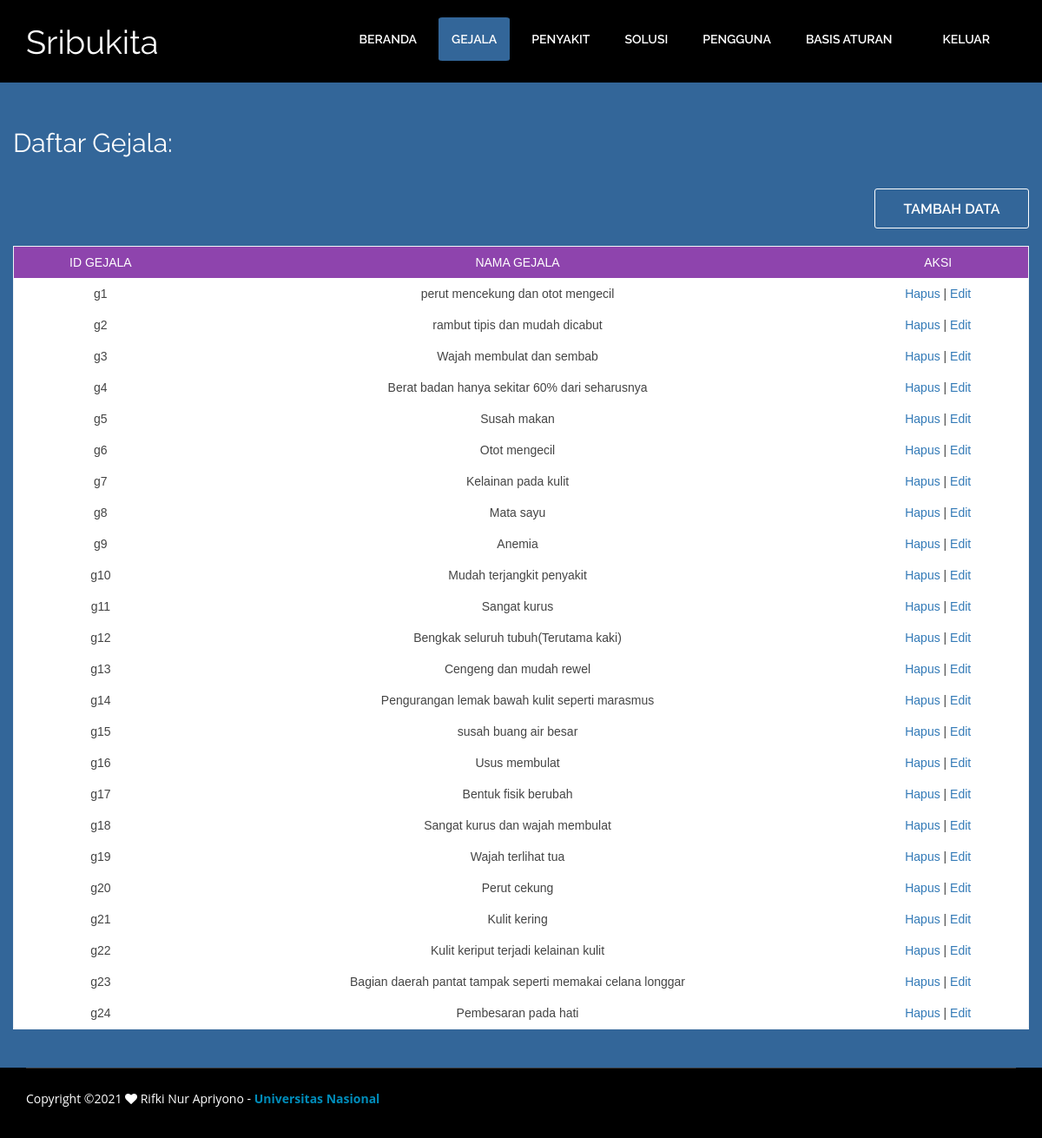
/admin/gejala.php (signed in), run on the app's committed database.
### tables this page shows
CREATE TABLE `daftar_gejala` (
  `id_gejala` varchar(10) DEFAULT NULL,
  `gejala` varchar(150) DEFAULT NULL
);

### admin/gejala.php (the view, shortened to what this page needs)
<!doctype html>
<?php include_once '../config.php'; ?>
<html style="background:#000;">
<head>
    <link href="../css/bootstrap.min.css" rel="stylesheet" type="text/css">
    <link href="../css/style.css" rel="stylesheet" type="text/css">
    <link href="../css/table.css" rel="stylesheet" type="text/css">
    <link href="../css/font-awesome.css" rel="stylesheet" type="text/css">
    <link href="../css/animate.css" rel="stylesheet" type="text/css">
</head>
<body>
<header id="header_wrapper">
<div class="container">
<div class="header_box">
    <div class="logo">
    <h2 class="ff">Sribukita</h2></div>
<nav class="navbar navbar-inverse" role="navigation">
<div id="main-nav" class="collapse navbar-collapse navStyle">
    <ul class="nav navbar-nav" id="mainNav">
        <li><a href="index.php">Beranda</a></li>
        <li class="active"><a href="#">Gejala</a></li>
        <li><a href="penyakit.php">Penyakit</a></li>
        <li><a href="solusi.php">Solusi</a></li>
        <li><a href="pengguna.php">Pengguna</a></li>
        <li><a href="basis_aturan.php">Basis Aturan</a></li>
        <li><a href="../keluar.php">Keluar</a></li>
    </ul>
</div>
</nav>
</div>
</div>
</header>
<section id="beranda" class="top_cont_outer">
<div class="hero_wrapper">
<div class="container">
<div class="beranda">
<div class="row">
<div>
<div class="top_left_cont zoomIn wow animated">
    <h2>Daftar Gejala:</h2>
    <div align="right"><a href="g_tambah.php" class="read_more2">TAMBAH DATA</a></div>
    <br>
		<?php
        $sql = 'SELECT * FROM daftar_gejala';
        $query = mysqli_query($con, $sql);
        echo '<table class="table1">
		<thead>
			<tr>
				<th>ID GEJALA</th>
				<th>NAMA GEJALA</th>
				<th>AKSI</th>
			</tr>
		</thead>
		<tbody>';
        while ($row = mysqli_fetch_array($query)){
        echo '<tr>
			<td>'.$row['id_gejala'].'</td>
			<td>'.$row['gejala'].'</td>
			<td>
            <a href="g_hapus.php?id_gejala='.$row['id_gejala'].'">Hapus</a> |
            <a href="g_edit.php?id_gejala='.$row['id_gejala'].'">Edit</a>
            </td>
		</tr>';
        }
        echo '
        </tbody>
        </table>';
        ?>
</div>
</div>
</div>
</div>
</div>
</div>
</section>
<footer class="footer_wrapper" id="contact_periksa">
<div class="container">
<div class="footer_bottom">
    Copyright ©<?php echo date("Y"); ?> <i class="fa fa-heart pulse"></i> Rifki Nur Apriyono - <b><a style="color: #008cba" href="https://www.unas.ac.id/" target="_blank">Universitas Nasional</a></b>
</div>
</div>
</footer>
</body>
</html>

### css/style.css (style rules this page uses)
ul { list-style: none; }
a, a:hover, a:active { outline: 0px !important; }
body { font-family: 'Open Sans', sans-serif; font-size: 14px; font-weight: normal; color: #fff; margin: 0; }
h2 { font-size: 38px; color: #000000; font-family: 'Raleway', sans-serif; font-weight: normal; margin: 0px 0 25px 0; text-align: center; }
#header_wrapper { background: #000; padding: 20px 0px 0px 0px; }
.header_box { position: relative; }
.logo { float: left; margin-top: 8px; position: relative; z-index: 2; }
.navbar-inverse { background-color: transparent; border-color: transparent; }
.navbar { border: 0px solid #fff; min-height: 40px; margin-bottom: 0px; }
.navbar-inverse .navbar-nav > li > a { color: #FFF; }
.navStyle { float: right; }
.navStyle ul { list-style: none; padding: 0px; }
.navStyle ul li { display: inline-block; margin: 0 5px; }
.navStyle ul li:first-child { ; }
.navStyle ul li:last-child { margin: 0 0 0 23px; }
.navStyle ul li a { display: block; font-size: 14px; color: #000000; font-family: 'Raleway', sans-serif; text-decoration: none; text-transform: uppercase; font-weight: 600; transition: all 0.2s ease-in-out; -moz-transition: all 0.2s ease-in-out; -webkit-transition: all 0.2s ease-in-out; }
.navbar-inverse .navbar-nav > .active > a, .navbar-inverse .navbar-nav > .active > a:hover, .navbar-inverse .navbar-nav > .active > a:focus { color: #fff; background-color: #336699; border-radius:5%; }
.top_cont_outer { background: #336699; position: relative; }
.beranda { position: relative; }
.top_left_cont { padding: 44px 0; }
.top_left_cont h2 { font-size: 30px; color: #FFF; line-height: 52px; margin: 0 0 26px 0; font-family: 'Raleway', sans-serif; text-align: justify; }
a.read_more2 { font-family: 'Raleway', sans-serif; display: block; font-size: 16px; width: 178px; height: 46px; line-height: 46px; border-radius: 3px; text-align: center; text-transform: uppercase; font-weight: 600; transition: all 0.2s ease-in-out; -moz-transition: all 0.2s ease-in-out; -webkit-transition: all 0.2s ease-in-out; background: transparent; color: #fff; border: 1px solid #fff; }
.footer_wrapper { background: #000000; }
.footer_bottom { border-top: 1px solid #3C3A3A; padding: 25px 0; }
#contact_periksa { padding: 0px 0 10px; }

### css/table.css (style rules this page uses)
.table1 { font-family: sans-serif; color: #444; border-collapse: collapse; width: 100%; border: 1px solid #f2f5f7; }
.table1 tr th { background: #8e44ad; color: #fff; font-weight: normal; }
.table1, th, td { background: #fff; color: #444; padding: 8px 20px; text-align: center; }
.table1 tr:nth-child(even) { background-color: #f2f2f2; }

### admin/gejala.php (style rules this page uses)
.ff { color: #fff; }

### data on the page
daftar_gejala: id_gejala "g1", gejala "perut mencekung dan otot mengecil"
daftar_gejala: id_gejala "g2", gejala "rambut tipis dan mudah dicabut"
daftar_gejala: id_gejala "g3", gejala "Wajah membulat dan sembab"
daftar_gejala: id_gejala "g4", gejala "Berat badan hanya sekitar 60% dari seharusnya"
daftar_gejala: id_gejala "g5", gejala "Susah makan"
daftar_gejala: id_gejala "g6", gejala "Otot mengecil"
daftar_gejala: id_gejala "g7", gejala "Kelainan pada kulit"
daftar_gejala: id_gejala "g8", gejala "Mata sayu"
daftar_gejala: id_gejala "g9", gejala "Anemia"
daftar_gejala: id_gejala "g10", gejala "Mudah terjangkit penyakit"
daftar_gejala: id_gejala "g11", gejala "Sangat kurus"
daftar_gejala: id_gejala "g12", gejala "Bengkak seluruh tubuh(Terutama kaki)"
daftar_gejala: id_gejala "g13", gejala "Cengeng dan mudah rewel"
daftar_gejala: id_gejala "g14", gejala "Pengurangan lemak bawah kulit seperti marasmus"
daftar_gejala: id_gejala "g15", gejala "susah buang air besar"
daftar_gejala: id_gejala "g16", gejala "Usus membulat"
daftar_gejala: id_gejala "g17", gejala "Bentuk fisik berubah"
daftar_gejala: id_gejala "g18", gejala "Sangat kurus dan wajah membulat"
daftar_gejala: id_gejala "g19", gejala "Wajah terlihat tua"
daftar_gejala: id_gejala "g20", gejala "Perut cekung"
daftar_gejala: id_gejala "g21", gejala "Kulit kering"
daftar_gejala: id_gejala "g22", gejala "Kulit keriput terjadi kelainan kulit"
daftar_gejala: id_gejala "g23", gejala "Bagian daerah pantat tampak seperti memakai celana longgar"
daftar_gejala: id_gejala "g24", gejala "Pembesaran pada hati"
